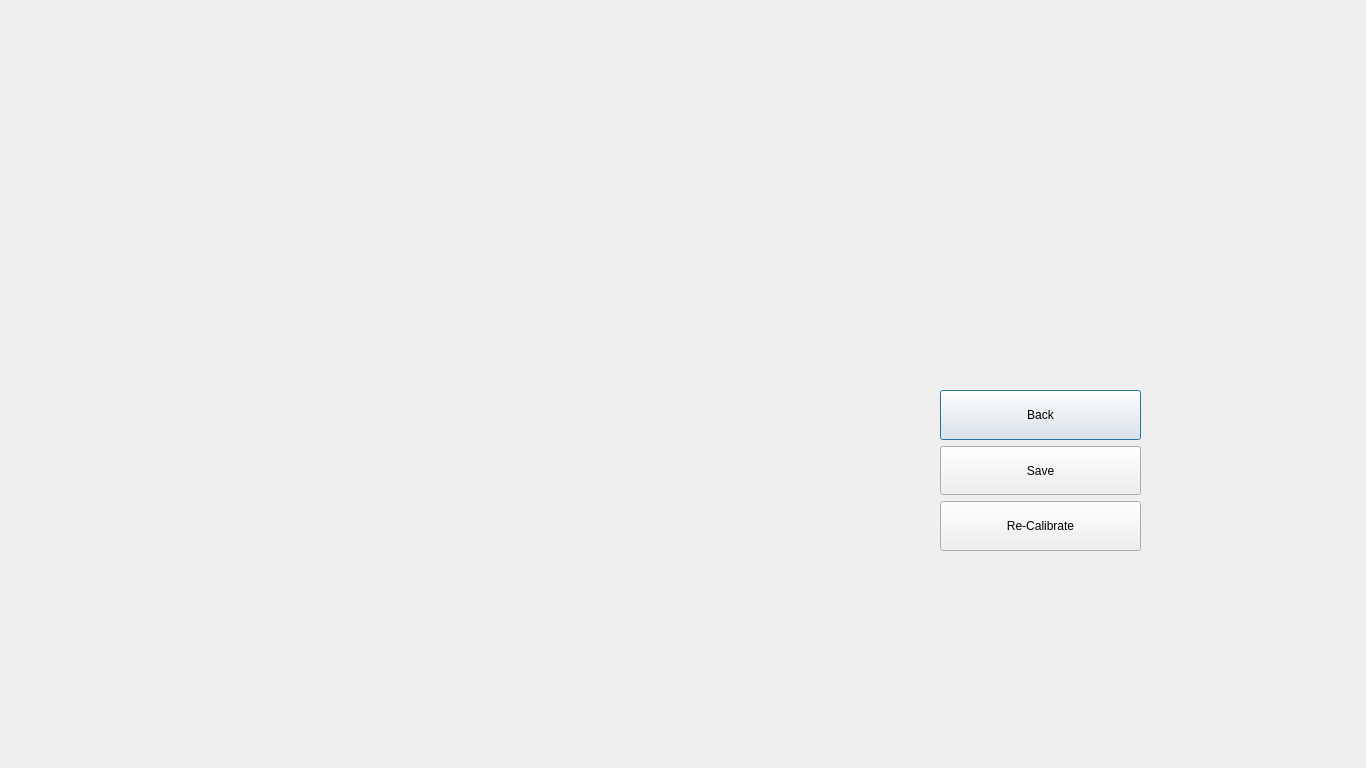
<?xml version="1.0" encoding="UTF-8"?>
<ui version="4.0">
 <class>CameraCalibrationScreen</class>
 <widget class="QDialog" name="CameraCalibrationScreen">
  <property name="geometry">
   <rect>
    <x>0</x>
    <y>0</y>
    <width>1366</width>
    <height>768</height>
   </rect>
  </property>
  <property name="windowTitle">
   <string>Camera/Lightning Calibration</string>
  </property>
  <widget class="QWidget" name="verticalLayoutWidget">
   <property name="geometry">
    <rect>
     <x>940</x>
     <y>390</y>
     <width>201</width>
     <height>161</height>
    </rect>
   </property>
   <layout class="QVBoxLayout" name="verticalLayout">
    <item>
     <widget class="QPushButton" name="ccsbackBtn">
      <property name="sizePolicy">
       <sizepolicy hsizetype="Minimum" vsizetype="Minimum">
        <horstretch>0</horstretch>
        <verstretch>0</verstretch>
       </sizepolicy>
      </property>
      <property name="text">
       <string>Back</string>
      </property>
     </widget>
    </item>
    <item>
     <widget class="QPushButton" name="ccssaveBtn">
      <property name="sizePolicy">
       <sizepolicy hsizetype="Minimum" vsizetype="Minimum">
        <horstretch>0</horstretch>
        <verstretch>0</verstretch>
       </sizepolicy>
      </property>
      <property name="text">
       <string>Save</string>
      </property>
     </widget>
    </item>
    <item>
     <widget class="QPushButton" name="ccsrecalibrateBtn">
      <property name="sizePolicy">
       <sizepolicy hsizetype="Minimum" vsizetype="Minimum">
        <horstretch>0</horstretch>
        <verstretch>0</verstretch>
       </sizepolicy>
      </property>
      <property name="text">
       <string>Re-Calibrate</string>
      </property>
     </widget>
    </item>
   </layout>
  </widget>
 </widget>
 <resources/>
 <connections/>
</ui>
